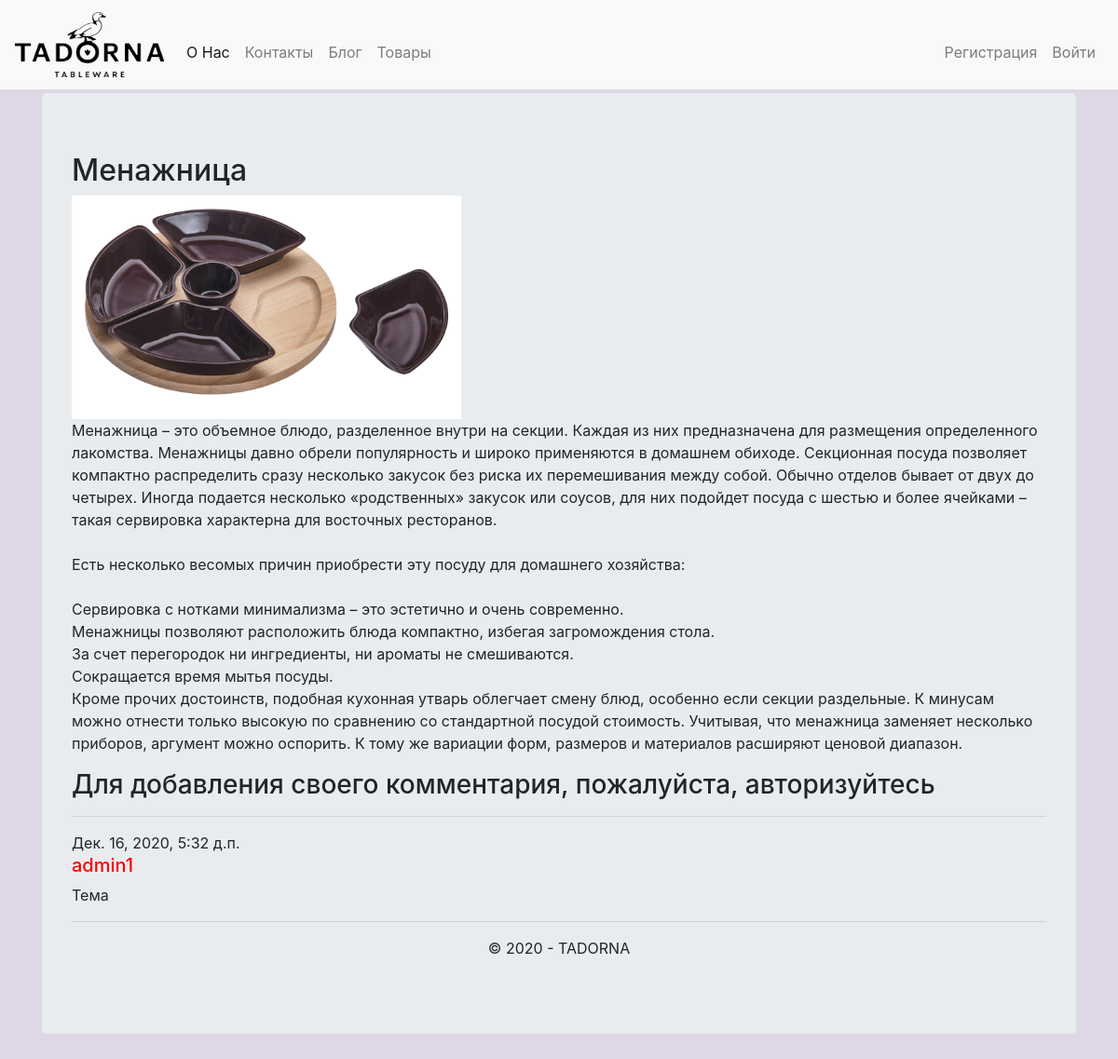
Page /4/ on the committed database.
### app/models.py (models this page shows, shortened)
class Blog(models.Model):
    title = models.CharField(max_length = 100, unique_for_date = "posted", verbose_name = "Заголовок")
    description = models.TextField (verbose_name = "Краткое содержание")
    content = models.TextField (verbose_name = "Полное содержание")
    posted = models.DateTimeField (default = datetime.now(), db_index = True, verbose_name = "Опубликована")
    author = models.ForeignKey(User, null=True, blank=True, on_delete = models.SET_NULL, verbose_name = "Автор")
    image = models.FileField(default = 'temp.jpg', verbose_name = "Путь к картинке")
    class Meta:                         # метаданные — вложенный класс, который задает дополнительные параметры модели:
        db_table = "Posts"          # имя таблицы для модели
        ordering = ["-posted"]   # порядок сортировки данных в модели ("–" означает по убыванию)
        verbose_name = "статья блога"   # имя, под которым модель будет отображаться в административном разделе (для одной статьи блога)
        verbose_name_plural = "статьи блога"    # тоже для всех статей блога

class Comment(models.Model):
    text = models.TextField(verbose_name = "Комментарий")
    date = models.DateTimeField(default = datetime.now(), db_index = True, verbose_name = "Дата")
    author = models.ForeignKey(User, on_delete = models.CASCADE, verbose_name = "Автор")        # из модели User (вторичный ключ), каскадное удаление записей в обоих таблицах
    post = models.ForeignKey(Blog, on_delete = models.CASCADE, verbose_name = "Статья")         # из модели Blog (вторичный ключ),  каскадное удаление записей в обоих таблицах
    class Meta:                # метаданные — вложенный класс, который задает дополнительные параметры модели:
        db_table = "Comments"                   # имя таблицы для модели
        verbose_name = "Комментарий"
        verbose_name_plural = "Комментарии к статьям блога"
        ordering = ["-date"]

### app/views.py (the view)
# urls.py: url(r'^(?P<parametr>\d+)/$', app.views.blogpost, name='blogpost'),
def blogpost(request, parametr):
    post_1 = Blog.objects.get(id=parametr)      # запрос на выбор конкретной статьи по параметру
    comments = Comment.objects.filter(post=parametr)
    if request.method == "POST":                # после отправки данных формы на сервер методом POST
        form = CommentForm(request.POST)
        if form.is_valid():
            comment_f = form.save(commit=False)
            comment_f.author = request.user           # добавляем (так как этого поля нет в форме) в модель Комментария (Comment) в поле автор авторизованного пользователя
            comment_f.date = datetime.now()           # добавляем в модель Комментария (Comment) текущую дату
            comment_f.post = Blog.objects.get(id=parametr)  # добавляем в модель Комментария (Comment) статью, для которой данный комментарий
            comment_f.save()                     # сохраняем изменения после добавления полей
            return redirect('blogpost', parametr=post_1.id)     # переадресация на ту же страницу статьи после отправки комментария
    else:
        form = CommentForm()                     # создание формы для ввода комментария
    assert isinstance(request, HttpRequest)
    return render(
        request,
        'app/blogpost.html',
        {
            'post_1': post_1,                  # передача конкретной статьи в шаблон веб-страницы
            'year':datetime.now().year,
            'comments': comments,    # передача всех комментариев к данной статье в шаблон веб-страницы
            'form': form,                    # передача формы в шаблон веб-страницы
        }
)

### cart/context_processors.py (called while the page is built)
def cart(request):
    return {'cart': Cart(request)}

### app/templates/app/blogpost.html
{% extends "app/layout.html" %}
{% block content %}
<div class="jumbotron">
    <div class="main">
<h2> {{post_1.title}} </h2>
{% if post_1.image and post_1.image.url != '/media/temp.jpg' %}
    <img src="{{ post_1.image.url }}" alt="Картинка" width="40%"/>
{% endif %}
<p> {{post_1.content|linebreaksbr}} </p>
{% if user.is_authenticated %}
    <h3>Добавить комментарий</h3>
    <form method="POST" >{% csrf_token %}
    <div>         {{form.as_p}}
    <button type="submit" class="save btn btn-default" > Отправить комментарий </button>
        </div>
        </div>
    </form>
{% else %}
    <h3> Для добавления своего комментария, пожалуйста, авторизуйтесь </h3>
{% endif %}
{% for comment in comments %}
    <div class="main">
    <hr/>
    <h7> {{comment.date}} </h7>
    <h5 style="color:red;"> {{comment.author}} </h5>
    <p> {{comment.text|linebreaksbr}} </p>
        </div>
    </div>
{% endfor %}
{% endblock %}

### app/templates/app/layout.html (shortened to what this page needs)
<!DOCTYPE html>
<html>
<head>
    {% load staticfiles %}
    <link rel="stylesheet" href="https://cdn.jsdelivr.net/npm/bootstrap@4.5.3/dist/css/bootstrap.min.css">
    <link rel="stylesheet" type="text/css" href="{% static 'app/content/site.css' %}" />
</head>
<body>
    <nav class="navbar fixed-top navbar-expand-lg navbar-light bg-light">
  <a href="/" class="navbar-brand"> <img src="{% static 'app/content/logo.png' %}" alt="logo" style="width: 160px; height: 70px"/> </a>
  <div class="collapse navbar-collapse" id="navbarText">
    <ul class="navbar-nav mr-auto">
      <li class="nav-item active">
        <a class="nav-link" href="{% url 'about' %}">О Нас <span class="sr-only">(current)</span></a>
      </li>
      <li class="nav-item">
        <a class="nav-link" href="{% url 'contact' %}">Контакты</a>
      </li>
        <li class="nav-item">
        <a class="nav-link" href="{% url 'blog' %}">Блог</a>
             </li>
            <li class="nav-item">
            <a class="nav-link" href="../../../shop">Товары</a>
                </li>
    </ul>
    <span class="navbar-text">
      {% include 'app/loginpartial.html' %}
    </span>
  </div>
</nav>
    <div class="container body-content">
{% block content %}{% endblock %}
        <hr/>
        <footer style="text-align: center">
            <p>&copy; {{ year }} - TADORNA</p>
        </footer>
    </div>
</body>
</html>

### app/templates/app/loginpartial.html
{% if user.is_authenticated %}
<form id="logoutForm" action="/logout/" method="post" class="navbar-nav mr-auto">
    {% csrf_token %}
    <ul class="navbar-nav mr-auto">
        <li class="nav-item"><span  style="color: red;" class="nav-link"> {{ user.username }}</span></li>
        <li class="nav-item"><a class="nav-link" href="javascript:document.getElementById('logoutForm').submit()">Выйти</a></li>
    </ul>
</form>
{% else %}
<ul class="navbar-nav mr-auto">
    <li class="nav-item"><a class="nav-link" href="{% url 'registration' %}">Регистрация</a></li>
    <li class="nav-item"><a class="nav-link" href="{% url 'login' %}">Войти</a></li>
</ul>
{% endif %}

### app/static/app/content/site.css (style rules this page uses)
body { background-color: #DED7E6; padding-bottom: 15px; }
.body-content { padding-left: 15px; padding-right: 15px; padding-top: 100px; padding-bottom: 50px; }
li { padding-top: 15px; }
footer { text-align: center; }

### rows in the picture
Blog: title "Менажница", image (picture), content "Менажница – это объемное блюдо, разделенное внутри на секции. Каждая из них предназначена для размещения определенного лакомства. Менажницы давно обрели популярность и широко применяются в домашнем обиходе. Секционная посуда позволяет компактно распределить сразу несколько закусок без риска их перемешивания между собой. Обычно отделов бывает от двух до четырех. Иногда подается несколько «родственных» закусок или соусов, для них подойдет посуда с шестью и более ячейками – такая сервировка характерна для восточных ресторанов. Есть несколько весомых причин приобрести эту посуду для домашнего хозяйства: Сервировка с нотками минимализма – это эстетично и очень современно. Менажницы позволяют…"
Comment: date "Дек. 16, 2020, 5:32 д.п.", author "admin1", text "Тема"
